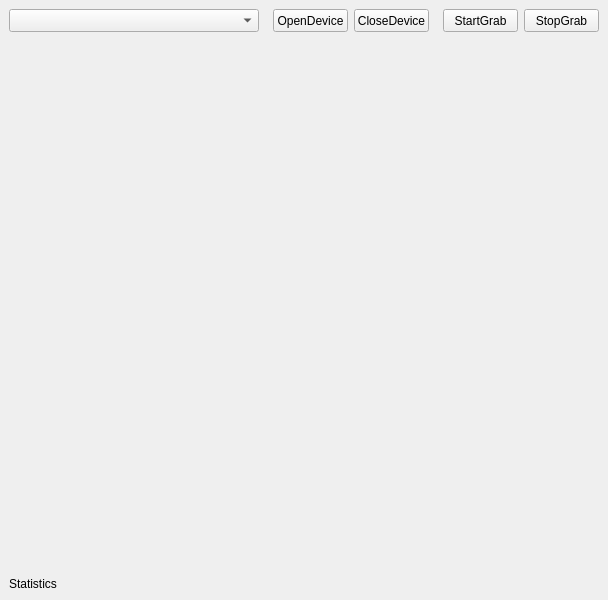
<?xml version="1.0" encoding="UTF-8"?>
<ui version="4.0">
 <class>Form</class>
 <widget class="QWidget" name="Form">
  <property name="geometry">
   <rect>
    <x>0</x>
    <y>0</y>
    <width>608</width>
    <height>600</height>
   </rect>
  </property>
  <property name="sizePolicy">
   <sizepolicy hsizetype="Fixed" vsizetype="Fixed">
    <horstretch>0</horstretch>
    <verstretch>0</verstretch>
   </sizepolicy>
  </property>
  <property name="minimumSize">
   <size>
    <width>600</width>
    <height>600</height>
   </size>
  </property>
  <property name="maximumSize">
   <size>
    <width>608</width>
    <height>600</height>
   </size>
  </property>
  <property name="windowTitle">
   <string>Form</string>
  </property>
  <layout class="QVBoxLayout" name="verticalLayout_2">
   <property name="leftMargin">
    <number>9</number>
   </property>
   <property name="topMargin">
    <number>9</number>
   </property>
   <property name="rightMargin">
    <number>9</number>
   </property>
   <property name="bottomMargin">
    <number>9</number>
   </property>
   <item>
    <layout class="QVBoxLayout" name="verticalLayout" stretch="0,1,0">
     <item>
      <layout class="QHBoxLayout" name="horizontalLayout">
       <item>
        <widget class="QComboBox" name="comboBox">
         <property name="minimumSize">
          <size>
           <width>250</width>
           <height>23</height>
          </size>
         </property>
         <property name="maximumSize">
          <size>
           <width>16777215</width>
           <height>23</height>
          </size>
         </property>
        </widget>
       </item>
       <item>
        <spacer name="horizontalSpacer_2">
         <property name="orientation">
          <enum>Qt::Horizontal</enum>
         </property>
         <property name="sizeHint" stdset="0">
          <size>
           <width>40</width>
           <height>20</height>
          </size>
         </property>
        </spacer>
       </item>
       <item>
        <widget class="QPushButton" name="pushButton_Open">
         <property name="minimumSize">
          <size>
           <width>75</width>
           <height>23</height>
          </size>
         </property>
         <property name="maximumSize">
          <size>
           <width>75</width>
           <height>23</height>
          </size>
         </property>
         <property name="text">
          <string>OpenDevice</string>
         </property>
        </widget>
       </item>
       <item>
        <widget class="QPushButton" name="pushButton_Close">
         <property name="minimumSize">
          <size>
           <width>75</width>
           <height>23</height>
          </size>
         </property>
         <property name="maximumSize">
          <size>
           <width>75</width>
           <height>23</height>
          </size>
         </property>
         <property name="text">
          <string>CloseDevice</string>
         </property>
        </widget>
       </item>
       <item>
        <spacer name="horizontalSpacer">
         <property name="orientation">
          <enum>Qt::Horizontal</enum>
         </property>
         <property name="sizeHint" stdset="0">
          <size>
           <width>40</width>
           <height>20</height>
          </size>
         </property>
        </spacer>
       </item>
       <item>
        <widget class="QPushButton" name="pushButton_Start">
         <property name="minimumSize">
          <size>
           <width>75</width>
           <height>23</height>
          </size>
         </property>
         <property name="maximumSize">
          <size>
           <width>75</width>
           <height>23</height>
          </size>
         </property>
         <property name="text">
          <string>StartGrab</string>
         </property>
        </widget>
       </item>
       <item>
        <widget class="QPushButton" name="pushButton_Stop">
         <property name="minimumSize">
          <size>
           <width>75</width>
           <height>23</height>
          </size>
         </property>
         <property name="maximumSize">
          <size>
           <width>75</width>
           <height>23</height>
          </size>
         </property>
         <property name="text">
          <string>StopGrab</string>
         </property>
        </widget>
       </item>
      </layout>
     </item>
     <item>
      <widget class="CammerWidget" name="widget" native="true"/>
     </item>
     <item>
      <widget class="QLabel" name="label_Statistic">
       <property name="text">
        <string>Statistics</string>
       </property>
      </widget>
     </item>
    </layout>
   </item>
  </layout>
 </widget>
 <customwidgets>
  <customwidget>
   <class>CammerWidget</class>
   <extends>QWidget</extends>
   <header location="global">Src/cammerwidget.h</header>
   <container>1</container>
  </customwidget>
 </customwidgets>
 <resources/>
 <connections/>
</ui>
